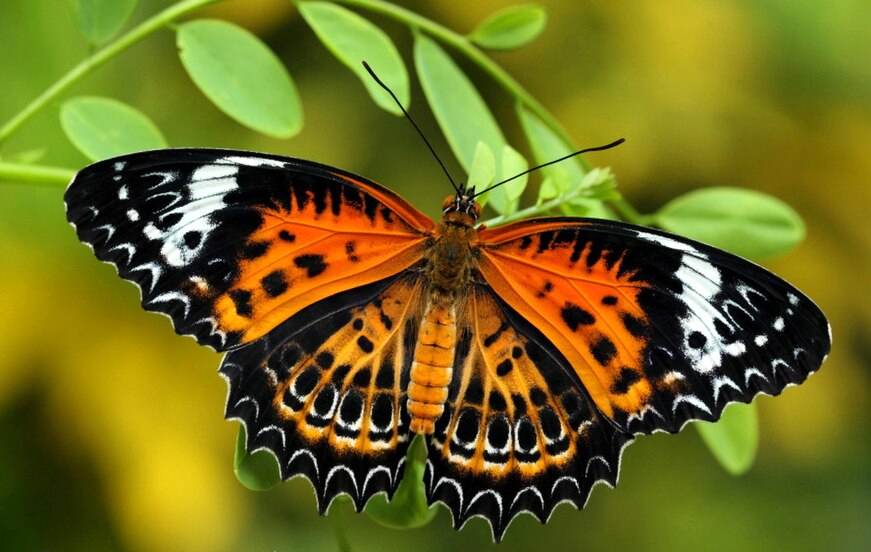
#> input picture cs663/work/data/butterfly.png, 871 x 552 px; its folder holds only this picture in this run
$ python edge_detection.py
#> lines starting #> are read from the running program, lines starting #| are printed output that depends on the picture; after the words box and inside, x2 and y2 are one past the last pixel; in counts of white or black regions, pixels touching at a corner belong together
#> in process_and_visualize, img is the input picture: shape (552, 871, 3); mean R, G, B 112.2, 107.7, 30.2
"""
Edge Detection Comparison: Sobel vs. Marr-Hildreth (LoG) vs. Canny
====================================================================

Common definition of "edge" used by ALL THREE methods below
(as given in CS-663 DIP slides "Detecting Edges and Corners"):

    An EDGE is a location of SHARP CHANGE in image intensity
    (or color) over space. Such changes are typically caused by
    discontinuities in depth, discontinuities in surface
    orientation, changes in material properties, or variation in
    scene illumination.

The three methods below differ only in HOW they operationalize
"sharp change":
  * Sobel      -> thresholding the (smoothed) 1st-derivative
                  (gradient) magnitude.
  * Marr-Hildreth -> finding zero-crossings of the 2nd derivative
                  (Laplacian-of-Gaussian), i.e., locations where
                  the 1st derivative (slope of intensity) is
                  locally extremal.
  * Canny      -> thinning the 1st-derivative gradient-magnitude
                  ridge (non-maximum suppression) and keeping only
                  those ridges that are "strong enough" using a
                  two-threshold hysteresis criterion.

Each function below is heavily commented to explain the
higher-level operation being performed at each step, mirroring
the algorithm descriptions from the lecture slides.
"""

import os
import glob

import numpy as np
from scipy import ndimage
import matplotlib.pyplot as plt
from skimage import io, color, img_as_float


# ---------------------------------------------------------------
# 1) SOBEL EDGE DETECTOR
# ---------------------------------------------------------------
def sobel_edge_detection(image, threshold_ratio=0.2):
    """
    Sobel edge detector.

    Edge definition used here: a pixel is "on an edge" if the
    (smoothed) gradient magnitude at that pixel exceeds a
    threshold (set as a fraction of the max gradient magnitude
    in the image).

    Algorithm
    ---------
    1) Convolve the image with the Sobel Gx and Gy kernels. These
       kernels simultaneously (a) differentiate in one direction
       and (b) smooth in the orthogonal direction, giving
       "smoothed gradients" (as opposed to a raw finite
       difference).
    2) Combine Gx and Gy into a single gradient-magnitude image.
    3) Threshold the gradient-magnitude image to obtain a binary
       edge map.

    Parameters
    ----------
    image : 2D float ndarray (grayscale image)
    threshold_ratio : float
        Threshold on gradient magnitude, expressed as a fraction
        of the image's maximum gradient magnitude.

    Returns
    -------
    edges : 2D bool ndarray  (binary edge map)
    G     : 2D float ndarray (gradient-magnitude image, useful
            for visualizing the "raw" Sobel response before
            thresholding)
    """
#> called with threshold_ratio = 0.15
    # Sobel kernels, exactly as given in the slides:
    #   Gx = [[-1,0,1],[-2,0,2],[-1,0,1]] * A
    #   Gy = [[-1,-2,-1],[0,0,0],[1,2,1]] * A
    Gx_kernel = np.array([[-1, 0, 1],
                           [-2, 0, 2],
                           [-1, 0, 1]], dtype=float)
    Gy_kernel = np.array([[-1, -2, -1],
                           [0, 0, 0],
                           [1, 2, 1]], dtype=float)

    # --- Step 1: compute smoothed horizontal & vertical gradients ---
    Gx = ndimage.convolve(image, Gx_kernel, mode='reflect')
    Gy = ndimage.convolve(image, Gy_kernel, mode='reflect')

    # --- Step 2: gradient magnitude at every pixel ---
    G = np.sqrt(Gx ** 2 + Gy ** 2)
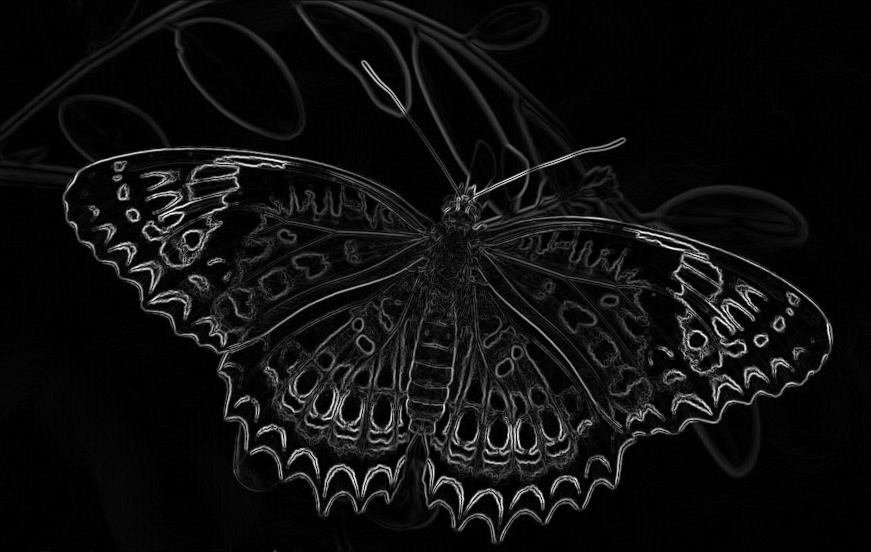
#> G: shape (552, 871) float64; min 0, max 3.8, mean 0.229; drawn with min black and max white

    # --- Step 3: threshold gradient magnitude to detect edges ---
    threshold = threshold_ratio * G.max()
#> threshold = 0.57
    edges = G > threshold
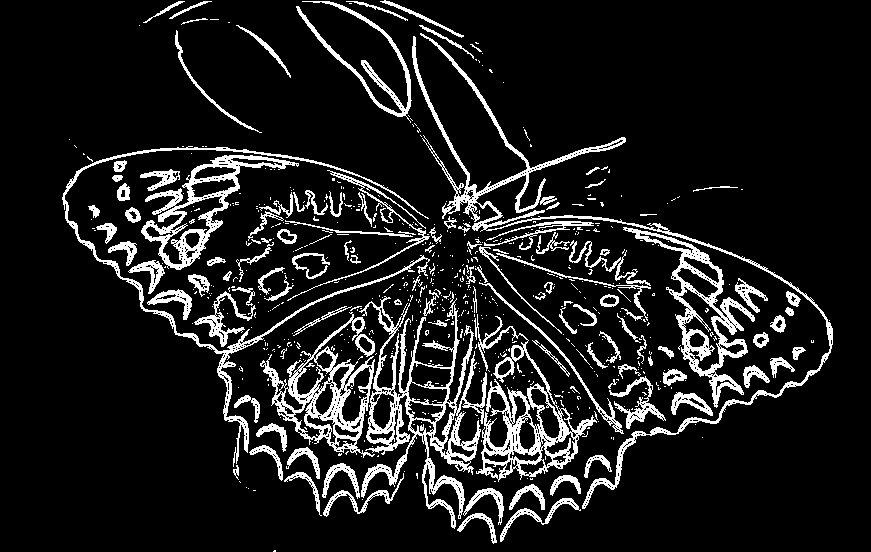
#> edges: shape (552, 871) bool; 11.5% white; 642 white regions (522 under 20 px), largest, box (x1, y1, x2, y2) and area: (359, 296, 597, 529) 11134, (412, 33, 833, 509) 5909, (260, 312, 375, 458) 4165

    return edges, G


# ---------------------------------------------------------------
# 2) MARR-HILDRETH (LoG) EDGE DETECTOR
# ---------------------------------------------------------------
def marr_hildreth_edge_detection(image, sigma=2.0, zero_cross_threshold=0.0):
    """
    Marr-Hildreth edge detector.

    Edge definition used here: a pixel is "on an edge" if the
    LoG-filtered image has a ZERO CROSSING at that pixel, i.e.,
    two opposite neighbors (left/right, up/down, or along either
    diagonal) have DIFFERENT SIGNS and the MAGNITUDE of their
    difference exceeds a threshold. This corresponds to a local
    extremum in the 1st derivative of intensity (the point of
    steepest slope on the intensity ramp of an edge).

    Algorithm
    ---------
    1) Convolve the image with a Laplacian-of-Gaussian (LoG)
       filter -- i.e. Gaussian-smooth the image (to suppress
       noise) and then apply the Laplacian (2nd derivative)
       operator.
    2) Detect zero crossings: for every pixel, compare the signs
       of its opposite neighbor pairs (L-R, U-D, NW-SE, NE-SW).
       If any pair has opposite signs AND the magnitude of their
       difference exceeds a threshold, mark the pixel as an edge.

    Parameters
    ----------
    image : 2D float ndarray (grayscale image)
    sigma : float
        Standard deviation of the Gaussian used inside the LoG
        filter. Larger sigma -> coarser / smoother edges (as
        shown in the slides' progression g1 < g2 < g3).
    zero_cross_threshold : float
        Minimum magnitude of the sign-changing difference for a
        zero crossing to be accepted as an edge (slide's
        "threshold" parameter; 0 reproduces the noisy result
        shown in the slides).

    Returns
    -------
    edges  : 2D bool ndarray  (binary edge map)
    log_img: 2D float ndarray (the LoG-filtered image, useful for
             visualization)
    """
#> called with sigma = 2, zero_cross_threshold = 0
    # --- Step 1: Laplacian-of-Gaussian = Gaussian smoothing + Laplacian ---
    log_img = ndimage.gaussian_laplace(image, sigma=sigma)

    # --- Step 2: zero-crossing detection ---
    # Pad by 1 pixel so we can look at all 8-neighbors of every
    # pixel (including border pixels) without special-casing.
    padded = np.pad(log_img, pad_width=1, mode='reflect')

    left = padded[1:-1, 0:-2]
    right = padded[1:-1, 2:]
    up = padded[0:-2, 1:-1]
    down = padded[2:, 1:-1]
    nw = padded[0:-2, 0:-2]
    se = padded[2:, 2:]
    ne = padded[0:-2, 2:]
    sw = padded[2:, 0:-2]

    def opposite_pair_zero_crossing(a, b):
        # A zero crossing is declared between opposite neighbors
        # a and b when they have different signs AND the
        # magnitude of their difference exceeds the threshold.
        different_signs = np.sign(a) != np.sign(b)
#> different_signs: shape (552, 871) bool; 23.2% white in thin lines or dots
        big_enough = np.abs(a - b) > zero_cross_threshold
#> big_enough: shape (552, 871) bool; 99.8% white; black in thin lines or dots
        return different_signs & big_enough

    edges = (
        opposite_pair_zero_crossing(left, right) |   # left vs right
        opposite_pair_zero_crossing(up, down) |       # up vs down
        opposite_pair_zero_crossing(nw, se) |          # NW vs SE
        opposite_pair_zero_crossing(ne, sw)            # NE vs SW
    )
#> in opposite_pair_zero_crossing (call 2), `different_signs = np.sign(a) != np.sign(b)`: different_signs: shape (552, 871) bool; 23.1% white in thin lines or dots
#> in opposite_pair_zero_crossing (call 2), `big_enough = np.abs(a - b) > zero_cross_threshold`: big_enough: shape (552, 871) bool; 99.6% white; black in thin lines or dots
#> in opposite_pair_zero_crossing (call 3), `different_signs = np.sign(a) != np.sign(b)`: different_signs: shape (552, 871) bool; 30.8% white in thin lines or dots
#> in opposite_pair_zero_crossing (call 3), `big_enough = np.abs(a - b) > zero_cross_threshold`: big_enough: shape (552, 871) bool; 100% white; black in thin lines or dots
#> in opposite_pair_zero_crossing (call 4), `different_signs = np.sign(a) != np.sign(b)`: different_signs: shape (552, 871) bool; 32.2% white in thin lines or dots
#> edges: shape (552, 871) bool; 46.3% white in thin lines or dots

    return edges, log_img


# ---------------------------------------------------------------
# 3) CANNY EDGE DETECTOR
# ---------------------------------------------------------------
def canny_edge_detection(image, sigma=1.0,
                          low_threshold_ratio=0.1,
                          high_threshold_ratio=0.2):
    """
    Canny edge detector (does not need 2nd derivatives).

    Edge definition used here: an edge pixel is a LOCAL MAXIMUM
    of gradient magnitude ALONG THE GRADIENT DIRECTION (a "thin
    ridge") that is either strong on its own (magnitude above
    thresholdHigh) or connected, via a chain of other
    above-thresholdLow ridge pixels, to such a strong pixel
    (hysteresis).

    Algorithm
    ---------
    1) Gaussian smoothing to reduce noise.
    2) Compute gradient magnitude G and orientation Theta at
       every pixel (using Sobel-like derivatives).
    3) Edge thinning by non-maximum suppression: keep a pixel
       only if its gradient magnitude is >= the magnitude of its
       two neighbors along the (interpolated/quantized) gradient
       direction; otherwise suppress it.
    4) Edge tracing via hysteresis thresholding: pixels above
       thresholdHigh are surely edges; pixels above thresholdLow
       are edges only if they are connected (via a path of
       above-thresholdLow pixels) to a pixel above thresholdHigh.

    Parameters
    ----------
    image : 2D float ndarray (grayscale image)
    sigma : float
        Standard deviation of the Gaussian used for step 1.
    low_threshold_ratio, high_threshold_ratio : float
        thresholdLow / thresholdHigh, expressed as fractions of
        the max non-max-suppressed gradient magnitude.

    Returns
    -------
    edges : 2D bool ndarray  (binary edge map)
    nms   : 2D float ndarray (gradient magnitude after
            non-maximum suppression, before hysteresis)
    """
#> called with sigma = 1, low_threshold_ratio = 0.1, high_threshold_ratio = 0.2
    # --- Step 1: Gaussian smoothing to reduce noise ---
    smoothed = ndimage.gaussian_filter(image, sigma=sigma)

    # --- Step 2: gradient magnitude G and orientation Theta ---
    Gx = ndimage.sobel(smoothed, axis=1, mode='reflect')  # d/dx
    Gy = ndimage.sobel(smoothed, axis=0, mode='reflect')  # d/dy
    G = np.hypot(Gx, Gy)
    theta_deg = np.degrees(np.arctan2(Gy, Gx))
    theta_deg[theta_deg < 0] += 180.0  # fold to [0, 180): +/- gradient equivalent

    # --- Step 3: non-maximum suppression (edge thinning) ---
    # For each pixel, compare its gradient magnitude to the two
    # neighbors lying along its gradient direction, quantized to
    # the nearest of 4 directions (0, 45, 90, 135 degrees).
    nms = np.zeros_like(G)
    rows, cols = G.shape
#> rows = 552; cols = 871

    # Direction masks (vectorized instead of a per-pixel python loop)
    angle = theta_deg
    dir0 = ((angle >= 0) & (angle < 22.5)) | ((angle >= 157.5) & (angle <= 180))
#> dir0: shape (552, 871) bool; 24.2% white; 6530 white regions (5781 under 20 px), largest, box (x1, y1, x2, y2) and area: (181, 373, 284, 552) 6042, (54, 427, 171, 550) 4487, (797, 311, 871, 470) 3985
    dir45 = (angle >= 22.5) & (angle < 67.5)
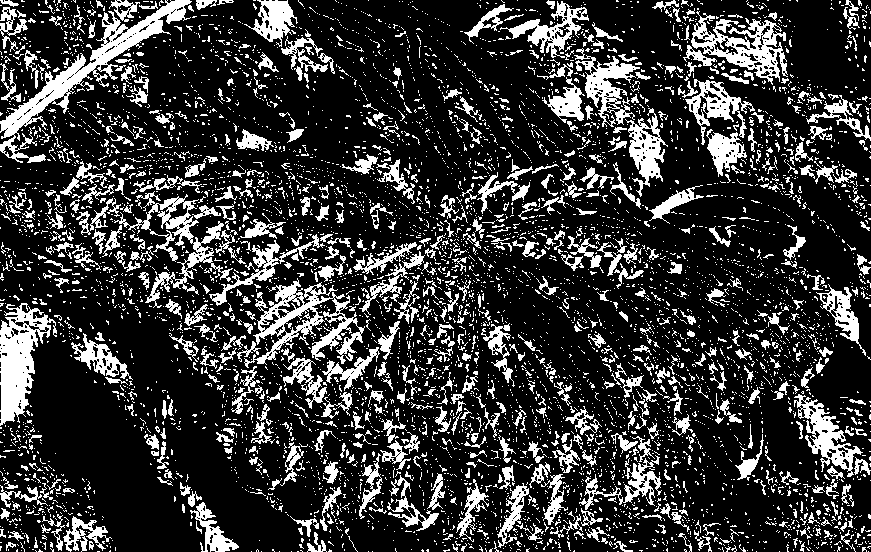
#> dir45: shape (552, 871) bool; 21.4% white; 6164 white regions (5494 under 20 px), largest, box (x1, y1, x2, y2) and area: (0, 0, 192, 163) 4944, (244, 278, 365, 368) 3421, (0, 303, 57, 426) 3384
    dir90 = (angle >= 67.5) & (angle < 112.5)
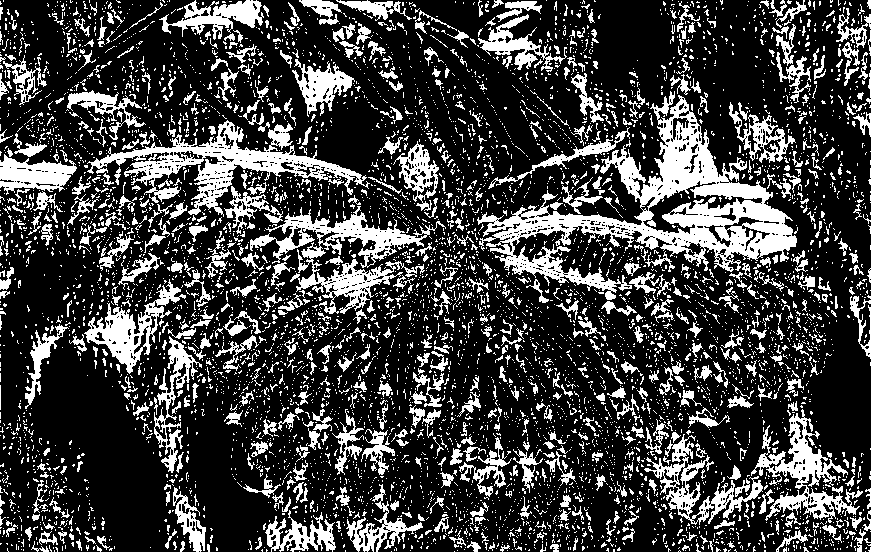
#> dir90: shape (552, 871) bool; 25.2% white; 6387 white regions (5696 under 20 px), largest, box (x1, y1, x2, y2) and area: (477, 91, 797, 300) 16979, (87, 120, 370, 217) 6776, (250, 206, 446, 314) 5646
    dir135 = (angle >= 112.5) & (angle < 157.5)
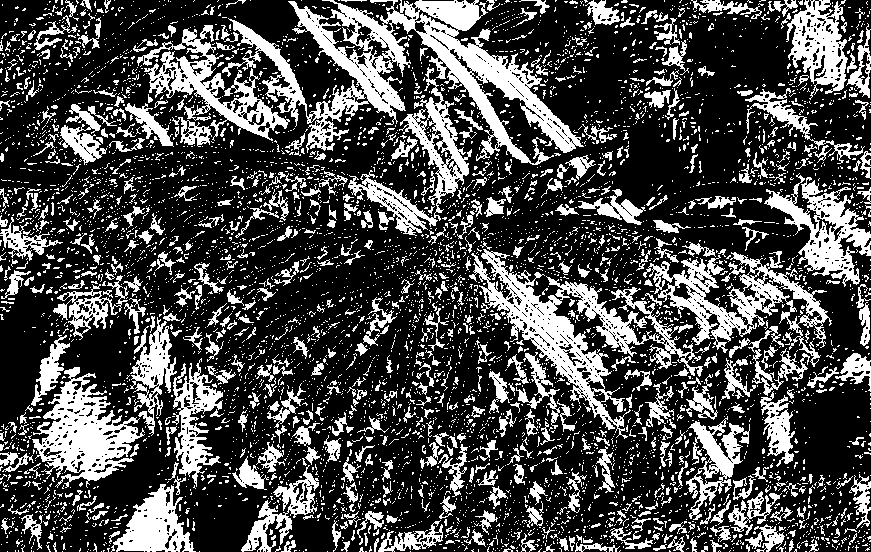
#> dir135: shape (552, 871) bool; 29.2% white; 5733 white regions (5079 under 20 px), largest, box (x1, y1, x2, y2) and area: (222, 0, 584, 165) 16719, (469, 249, 703, 439) 9594, (643, 251, 832, 367) 6062

    # Shifted magnitude images for each of the 4 candidate directions
    G_pad = np.pad(G, 1, mode='constant', constant_values=0)
    n_left = G_pad[1:-1, 0:-2]
    n_right = G_pad[1:-1, 2:]
    n_up = G_pad[0:-2, 1:-1]
    n_down = G_pad[2:, 1:-1]
    n_nw = G_pad[0:-2, 0:-2]
    n_se = G_pad[2:, 2:]
    n_ne = G_pad[0:-2, 2:]
    n_sw = G_pad[2:, 0:-2]

    is_local_max = np.zeros_like(G, dtype=bool)
    is_local_max |= dir0 & (G >= n_left) & (G >= n_right)
#> is_local_max: shape (552, 871) bool; 5% white in thin lines or dots
    is_local_max |= dir45 & (G >= n_ne) & (G >= n_sw)
    is_local_max |= dir90 & (G >= n_up) & (G >= n_down)
    is_local_max |= dir135 & (G >= n_nw) & (G >= n_se)
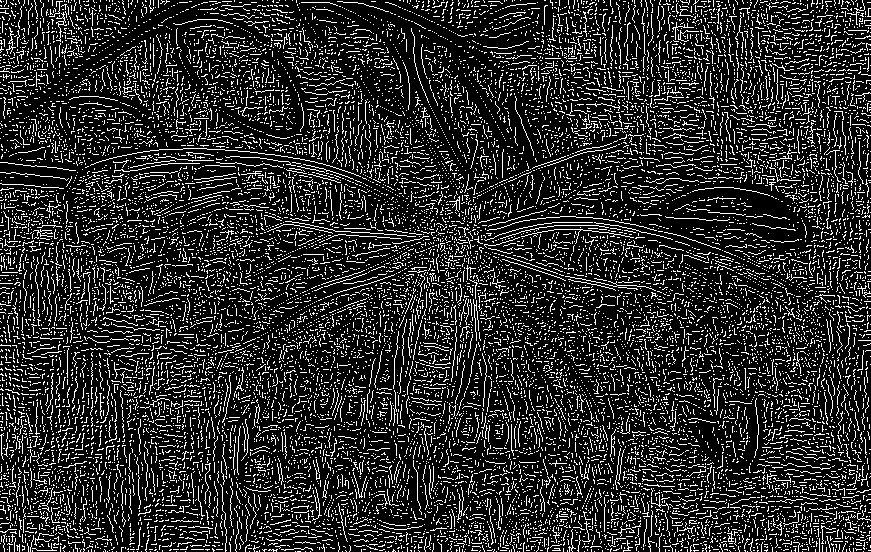
#> is_local_max: shape (552, 871) bool; 16.9% white in thin lines or dots

    nms[is_local_max] = G[is_local_max]
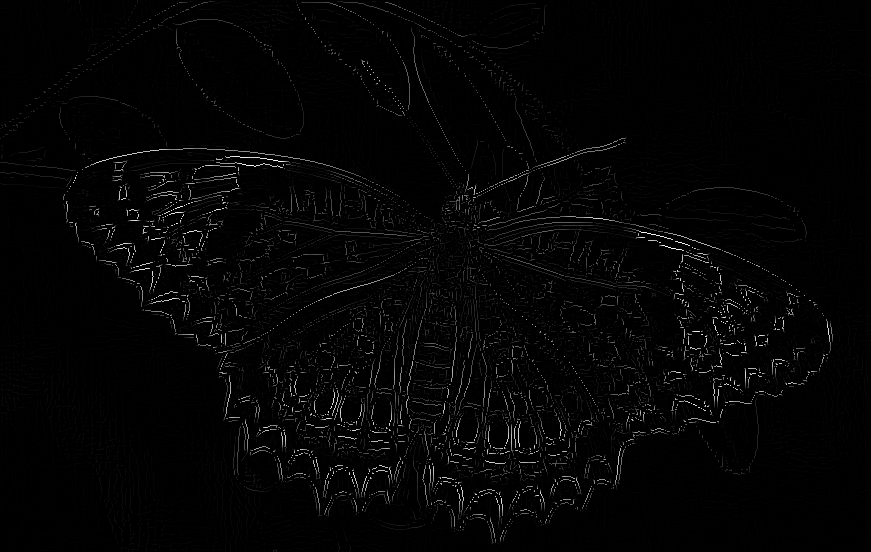
#> nms: shape (552, 871) float64; min 0, max 2.42, mean 0.0422; drawn with min black and max white

    # --- Step 4: hysteresis thresholding (edge tracing) ---
    high_threshold = high_threshold_ratio * nms.max()
#> high_threshold = 0.484
    low_threshold = low_threshold_ratio * nms.max()
#> low_threshold = 0.242

    strong = nms >= high_threshold
    weak = (nms >= low_threshold) & (nms < high_threshold)

    # Find connected components among (strong OR weak) pixels.
    # Any component that contains at least one "strong" pixel has
    # ALL of its pixels (strong and weak) promoted to edges -- this
    # implements "trace connected paths from a strong pixel through
    # weak pixels".
    candidate_mask = strong | weak
    labeled, _ = ndimage.label(candidate_mask, structure=np.ones((3, 3)))
    strong_component_labels = set(labeled[strong].tolist()) - {0}
#> strong_component_labels = 3004 items
    edges = np.isin(labeled, list(strong_component_labels))

    return edges, nms


# ---------------------------------------------------------------
# MAIN: load every image in ./data/, run all 3 detectors, plot
# side by side, and save the comparison figure to ./output/
# ---------------------------------------------------------------
def process_and_visualize(image_path, output_dir):
    """Run all three edge detectors on one image and save a
    side-by-side comparison figure."""

    # Load and prepare a single-channel float image in [0, 1]
    img = io.imread(image_path)
    if img.ndim == 3:
        img = color.rgb2gray(img)  # drop alpha/color -> grayscale
    img = img_as_float(img)

    # Run the three edge detectors
    sobel_edges, _ = sobel_edge_detection(img, threshold_ratio=0.15)
    log_edges, _ = marr_hildreth_edge_detection(img, sigma=2.0,
                                                 zero_cross_threshold=0.0)
    canny_edges, _ = canny_edge_detection(img, sigma=1.0,
                                           low_threshold_ratio=0.1,
                                           high_threshold_ratio=0.2)

    # Plot original + 3 edge maps side by side
    fig, axes = plt.subplots(1, 4, figsize=(20, 5))
    panels = [
        (img, 'Original', 'gray'),
        (sobel_edges, 'Sobel', 'gray'),
        (log_edges, 'Marr-Hildreth (LoG)', 'gray'),
        (canny_edges, 'Canny', 'gray'),
    ]
    for ax, (data, title, cmap) in zip(axes, panels):
        ax.imshow(data, cmap=cmap)
        ax.set_title(title)
        ax.axis('off')
#> this loop made 4 passes
#> title on passes 1 to 4: 'Original', 'Sobel', 'Marr-Hildreth (LoG)', 'Canny'

    plt.tight_layout()

    basename = os.path.splitext(os.path.basename(image_path))[0]
    out_path = os.path.join(output_dir, f"{basename}_edges_comparison.png")
    plt.savefig(out_path, dpi=150)
    plt.close(fig)
    print(f"Saved: {out_path}")


def main():
    data_dir = "./data"
    output_dir = "./output"
    os.makedirs(output_dir, exist_ok=True)

    image_extensions = ("*.png", "*.jpg", "*.jpeg", "*.bmp", "*.tif", "*.tiff")
    image_paths = []
    for ext in image_extensions:
        image_paths.extend(glob.glob(os.path.join(data_dir, ext)))

    if not image_paths:
        print(f"No images found in {data_dir}. "
              f"Place some images there and re-run.")
        return

    for path in sorted(image_paths):
        process_and_visualize(path, output_dir)


if __name__ == "__main__":
    main()
